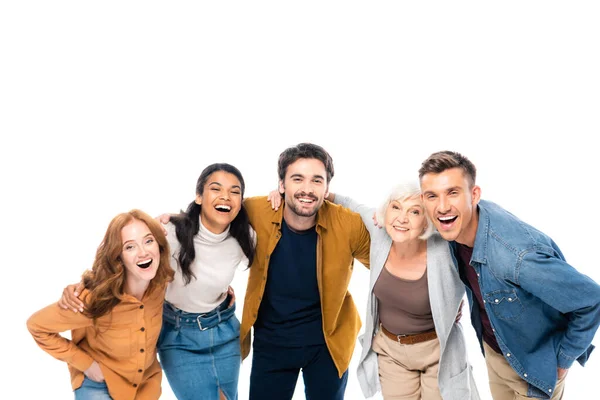
#> input picture CW_less14/images/2.jpg, 600 x 400 px; its folder holds only this picture in this run
$ python filter_people.py
#> lines starting #> are read from the running program, lines starting #| are printed output that depends on the picture; after the words box and inside, x2 and y2 are one past the last pixel; in counts of white or black regions, pixels touching at a corner belong together
import cv2
import numpy as np
import os
import shutil

PROJECT_DIR = os.path.dirname(__file__)#OSNOVNIY FILE

MODELS_DIR = os.path.join(PROJECT_DIR, 'models')
IMAGES_DIR = os.path.join(PROJECT_DIR, 'images')

OUT_DIR = os.path.join(PROJECT_DIR, 'out')
PEOPLE_DIR = os.path.join(OUT_DIR, 'people')
NO_PEOPLE_DIR = os.path.join(OUT_DIR, 'no_people')

os.makedirs(OUT_DIR, exist_ok=True)
os.makedirs(PEOPLE_DIR, exist_ok=True)
os.makedirs(NO_PEOPLE_DIR, exist_ok=True)

cascade_path = os.path.join(MODELS_DIR, 'haarcascade_frontalface_default.xml')
face_cascade = cv2.CascadeClassifier(cascade_path)

if face_cascade.empty():
    print('No face detected')
    exit()

def detect_people(bgr):
    gray = cv2.cvtColor(bgr, cv2.COLOR_BGR2GRAY)
    faces = face_cascade.detectMultiScale(gray, 1.1, 5, minSize=(30, 30))
    return faces


allowed_ext = [".jpg", ".jpeg", ".png", ".bnp"]

files = os.listdir(IMAGES_DIR)

count_people = 0
count_no_people = 0

for file_name in files:
    for ext in allowed_ext:
        if not file_name.lower().endswith(ext):
            continue

    in_path = os.path.join(IMAGES_DIR, file_name)
    img = cv2.imread(in_path)
#> img is the input picture: shape (400, 600, 3); mean B, G, R 193.8, 197.8, 204.4

    if img is None:
        print('No image', file_name)
        continue


    faces = detect_people(img)
#> in detect_people, `gray = cv2.cvtColor(bgr, cv2.COLOR_BGR2GRAY)`:
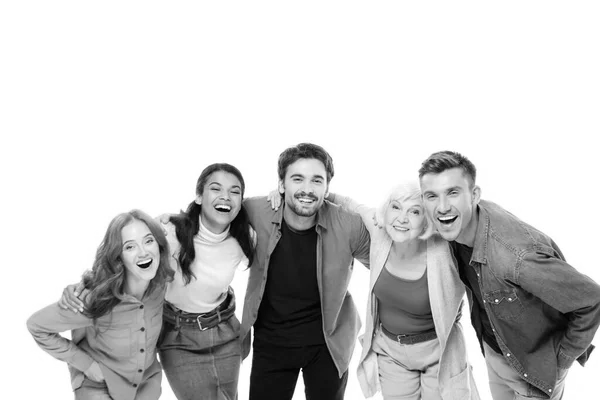
#> gray: shape (400, 600); min 0, max 255, mean 199.3
#> in detect_people, `faces = face_cascade.detectMultiScale(gray, 1.1, 5, minSize=(30, 30))`: faces = [[198, 170, 52, 52], [278, 157, 57, 57], [241, 209, 47, 47], [379, 191, 50, 50], [410, 168, 66, 66], [114, 224, 54, 54], [163, 295, 74, 74]]
    if len(faces) > 0:
        out_path = os.path.join(PEOPLE_DIR, file_name)
        shutil.copy(in_path, out_path)
        count_people += 1

        boxed = img.copy()
        for (x, y, w, h) in faces:
            cv2.rectangle(boxed, (x, y), (x + w, y + h), (0, 255, 0), 2)
            boxed_path = os.path.join(OUT_DIR,"boxed_" + file_name)
            cv2.imwrite(boxed_path, boxed)
#> this loop made 7 passes
#> pass 1, `cv2.imwrite(boxed_path, boxed)`:
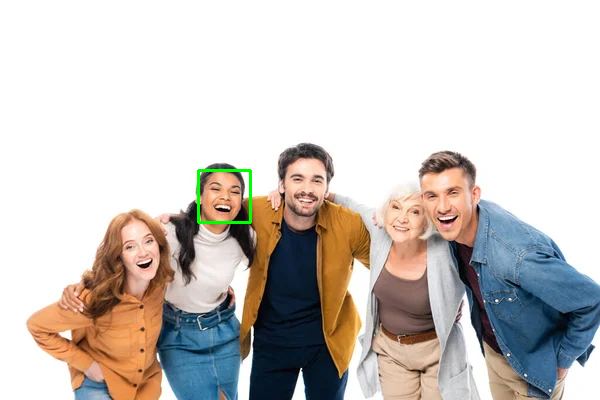
#> saved as boxed_2.jpg: shape (400, 600, 3); mean B, G, R 193.5, 198.1, 204.1
#> pass 2, `cv2.imwrite(boxed_path, boxed)`:
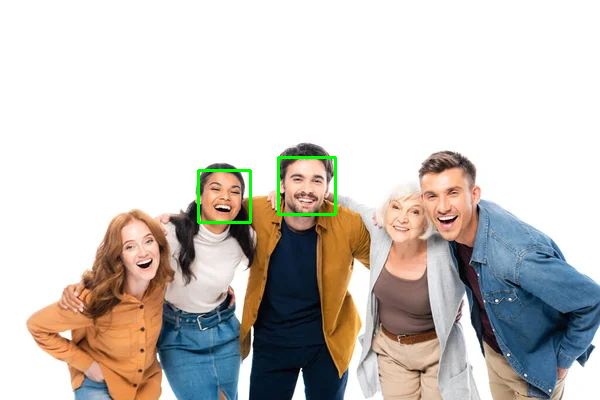
#> saved as boxed_2.jpg: shape (400, 600, 3); mean B, G, R 193.2, 198.4, 203.6
#> after the loop:
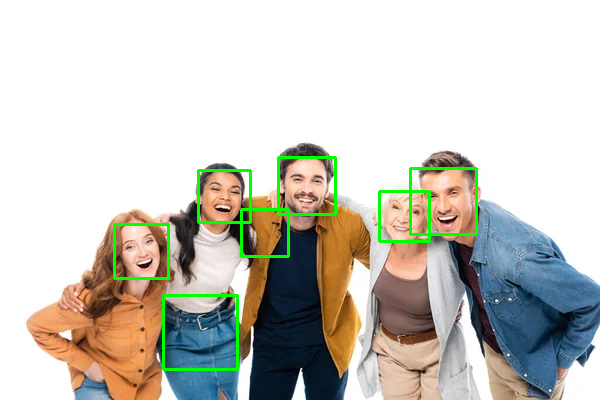
#> boxed: shape (400, 600, 3); 1.97% of pixels changed, all inside (x1, y1, x2, y2) = (113, 156, 478, 371)
    else:
        out_path = os.path.join(NO_PEOPLE_DIR, file_name)
        shutil.copy(in_path, out_path)
        count_no_people += 1
print('People count:', count_people)
print('No People count:', count_no_people)

$ run again, on CW_less14/images/3.jpg
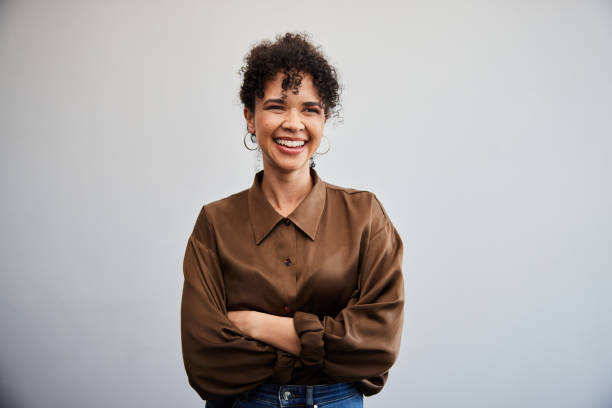
#> input picture CW_less14/images/3.jpg, 612 x 408 px
#> img is the input picture: shape (408, 612, 3); mean B, G, R 168.9, 169.8, 175
#> in detect_people, `gray = cv2.cvtColor(bgr, cv2.COLOR_BGR2GRAY)`:
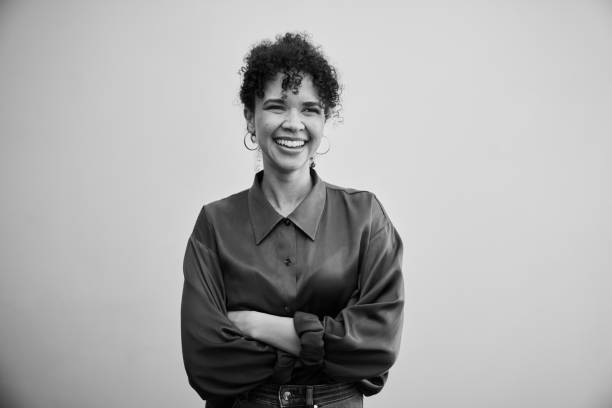
#> gray: shape (408, 612); min 0, max 250, mean 171.3
#> in detect_people, `faces = face_cascade.detectMultiScale(gray, 1.1, 5, minSize=(30, 30))`: faces = [[244, 74, 88, 88]]
#> the loop `for (x, y, w, h) in faces:` made 1 pass
#> pass 1, `cv2.imwrite(boxed_path, boxed)`:
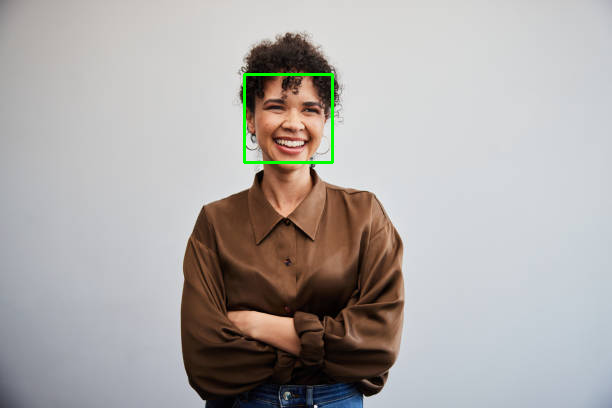
#> saved as boxed_3.jpg: shape (408, 612, 3); mean B, G, R 168.4, 170.4, 174.4
